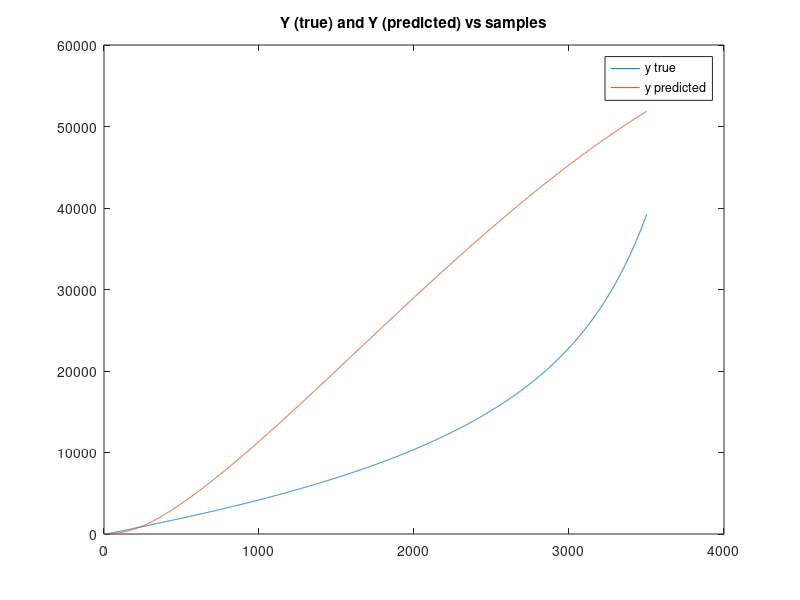
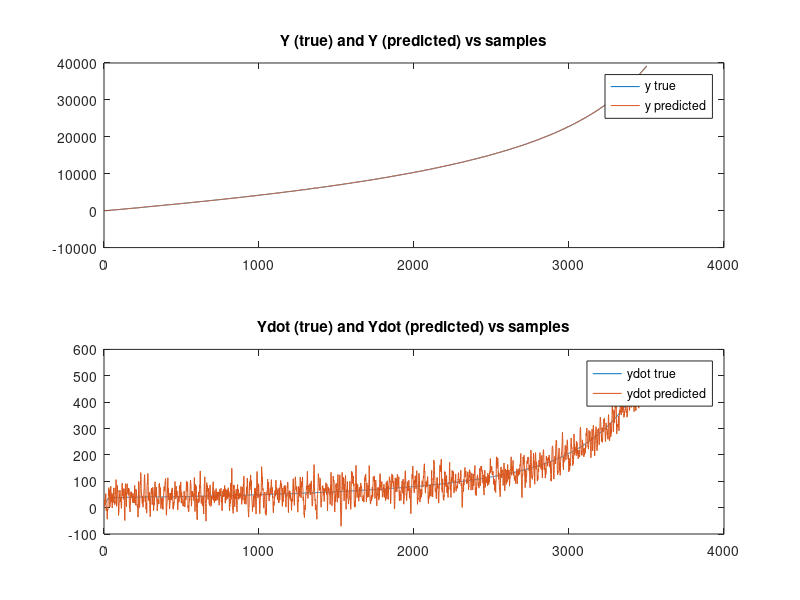
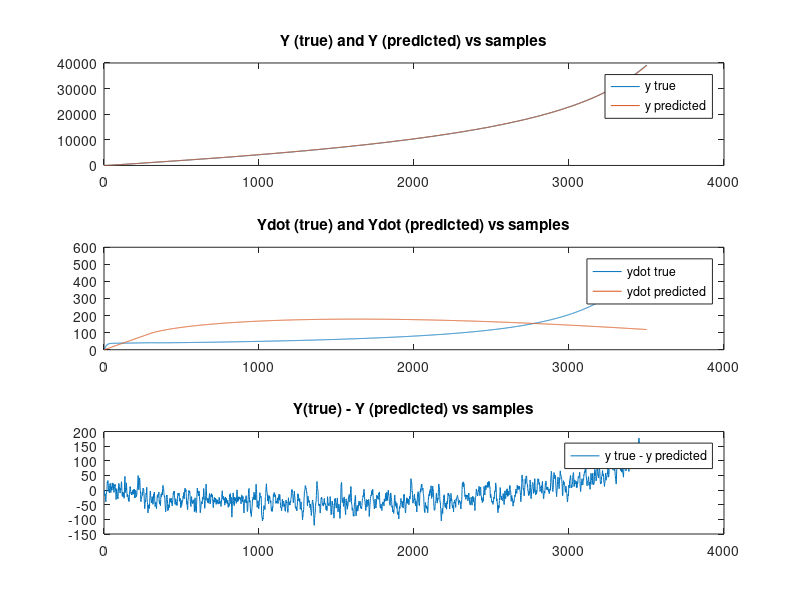
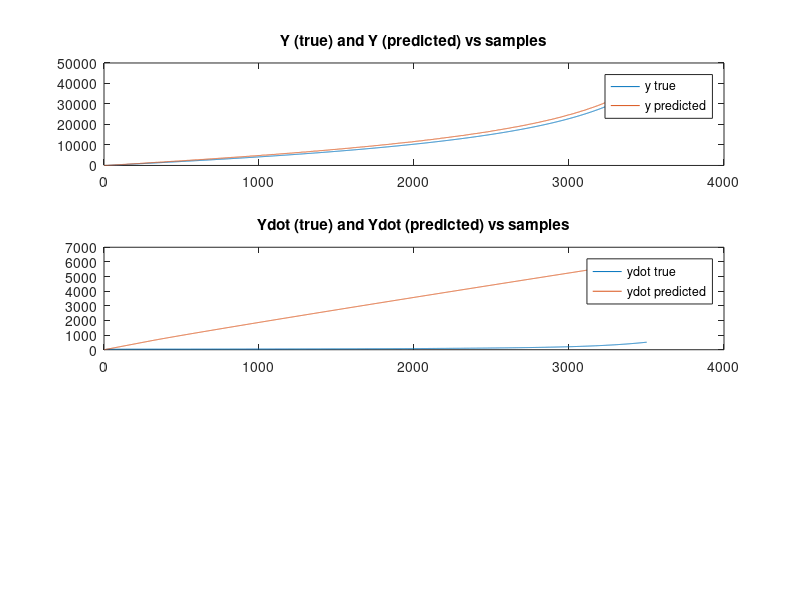

These charts were generated, in order, by the following MATLAB code:
clc;
clf;

% This assumes that the file "rocket.mat" is present in the same directory.

load rocket.mat;
deltaT = 0.1;
m = 100;
g = 9.81;
yinit = 0;
C = [1 0];

A = [1 deltaT; 0 1];

B = [(deltaT^2)/(2*m) -0.5*(deltaT^2) -(deltaT^2)/(2*m);
    deltaT/m -deltaT -deltaT/m];
prediction_size = size(ytrue);

%%---------- Question 1 -----------------

y_predicted = zeros(prediction_size);
x_current = [y(1); ydottrue(1)];
for i = 1:prediction_size
    x_next = A*x_current + B*u(i, 1:3)'; 
    y_predicted(i) = C*x_current;
    x_current = x_next;
end

% Plotting the ytrue values and the predicted y values against the sample
% indices
figure(1);
plot(1:prediction_size, ytrue, 1:prediction_size, y_predicted);
legend('y true', 'y predicted');
title('Y (true) and Y (predicted) vs samples');

%As we can clearly see the predicted y values are very different from the
%ytrue values provided, and the predicted trajectory coincides only for the
%first few samples, beyond which it diverges greatly.

%%
%---------------- Question 2 ------------------

p = [0.8 0.7];
K = place(A', C',p)';

% Initializing the predicted value arrays
y_predicted_asymp = zeros(prediction_size);
ydot_predicted_asymp = zeros(prediction_size);

x_current_asymp = [ytrue(1); ydottrue(1)];

for i = 1:prediction_size
    %predicting the next state using the asymptotic observer
    x_next_asymp = (A - K*C)*x_current_asymp + B*u(i, 1:3)' + K*y(i);
    y_predicted_asymp(i) = C*x_current_asymp;
    ydot_predicted_asymp(i) = [0 1]*x_current_asymp;
    x_current_asymp = x_next_asymp;
end

%Plotting the values of ytrue and the predicted y values against the sample
%indices
figure(2);
subplot(2,1,1);
plot(1:prediction_size, ytrue, 1:prediction_size, y_predicted_asymp);
legend('y true', 'y predicted');
title('Y (true) and Y (predicted) vs samples');

%Plotting the values of ydottrue and the predicted y dot values against the sample
%indices
subplot(2,1,2);
plot(1:prediction_size, ydottrue, 1:prediction_size, ydot_predicted_asymp);
legend('ydot true', 'ydot predicted');
title('Ydot (true) and Ydot (predicted) vs samples');

% Compared to the previous simulation, we can see that the accuracy of the
% simulation has increased greatly due to the asymptotic observer feedback.
%%
% ------------ Question 3 -------------

S = 0; %given
Q = 100*eye(2); % R > 2Q for the maximal root to be < R
R = 1000; %given

% Since S = 0 and Q > 0
P = 0.5 * (Q + (Q^2 + 4*Q*R)^0.5);
K = (A*P*C')/(C*P*C' + R);

%Initializing the predicted value arrays
y_predicted_kalman = zeros(prediction_size);
ydot_predicted_kalman = zeros(prediction_size);

x_current_kalman = [ytrue(1); ydottrue(1)];

for i = 1:prediction_size
    % Taking the Kalman gain matrix to be stationary
    x_next_kalman = (A - K*C)*x_current_kalman + B*u(i, 1:3)' + K*y(i);
    y_predicted_kalman(i) = C*x_current_kalman;
    ydot_predicted_kalman(i) = [0 1]*x_current_kalman;
    x_current_kalman = x_next_kalman;
end

%Plotting the values of ytrue and the predicted y values against the sample
%indices
figure(4);
subplot(3,1,1);
plot(1:prediction_size, ytrue, 1:prediction_size, y_predicted_kalman);
legend('y true', 'y predicted');
title('Y (true) and Y (predicted) vs samples');

%Plotting the values of ydottrue and the predicted y dot values against the sample
%indices
subplot(3,1,2);
plot(1:prediction_size, ydottrue, 1:prediction_size, ydot_predicted_kalman);
legend('ydot true', 'ydot predicted');
title('Ydot (true) and Ydot (predicted) vs samples');

%Plotting the error values of (ytrue - ypredicted) against the sample
%indices
subplot(3,1,3);
plot(1:prediction_size, ytrue - y_predicted_kalman);
legend('y true - y predicted');
title('Y(true) - Y (predicted) vs samples');

%We conclude that the values of the error vary more as the value of Q is
%increased, but the absolute error decreases. So an appropriate Q value has
%to be chosen.
%%
% ------------ Question 4 ---------------

% In the previous question, since the Q matrix corresponds only to the
% position values' covariance, we are able to predict the y values
% reasonably, whereas the velocity values are not accurate. 
% A way to predict the rocket's vertical velocity would be through the
% proper construction of a non-stationary Kalman filter. (In the case above,
% we assumed a "stationary" state in which x was not changing greatly, which
% isn't the case as the velocity of the rocket changes as well.) We can
% conclude that the velocity values can be calculated since the system is
% observable.

%%
% ------------- Question 5 ----------------

% x is now [y ydot d] and A is modified to be a 3x3 matrix.
% w(k) has w3(k) included with it, and x(k+1) has d(k+1) included.

A_new = [1 deltaT -(deltaT^2)/(2*m);
          0 1 -deltaT/m;
          0 0 1];

B_new = [B(:,1:2);0 0];

C_new = [1 0 0];

S = 0;
Qu = 10;
Q = 100*eye(3);
Q(3,3) = Qu;
R = 1000;
P_new = 0.5 * (Q + (Q^2 + 4*Q*R)^0.5);
K_new = (A_new*P_new*C_new')/(C_new*P_new*C_new' + R);

y_new_predicted_kalman = zeros(prediction_size);
ydot_new_predicted_kalman = zeros(prediction_size);

xd_current = [ytrue(1); ydottrue(1); dtrue(1)];      

for i = 1:prediction_size
    xd_next = (A_new - K_new*C_new)*xd_current + B_new*u(i, 1:2)' + K_new*y(i);
    y_new_predicted_kalman(i) = C_new*xd_current;
    ydot_new_predicted_kalman(i) = [0 1 0]*xd_current;
    xd_current = xd_next;
end

%plotting the predicted y and y dot values against the sample indices
figure(5);
plt1 = subplot(3,1,1);
plot(1:prediction_size, ytrue, 1:prediction_size, y_new_predicted_kalman);
legend('y true', 'y predicted');
title('Y (true) and Y (predicted) vs samples');

plt2 = subplot(3,1,2);
plot(plt2, 1:prediction_size, ydottrue, 1:prediction_size, ydot_new_predicted_kalman);
legend('ydot true', 'ydot predicted');
title('Ydot (true) and Ydot (predicted) vs samples');

%% ------------------- Question 6 ------------------

calculateRMSE = @(x1, x2) ((size(x1)^(-0.5))*norm(x1-x2));

rms_alt_measured = rms(ytrue - y);
rms_alt_predicted = rms(ytrue - y_predicted);
rms_alt_asymp = rms(ytrue - y_predicted_asymp);
rms_alt_kalman = rms(ytrue - y_predicted_kalman);
rms_kalman_new_kalman = rms(y_predicted_kalman - y_new_predicted_kalman);

rms_vel_asymp = rms(ydot_predicted_asymp - ydottrue);
rms_vel_kalman = rms(ydot_predicted_kalman - ydottrue);